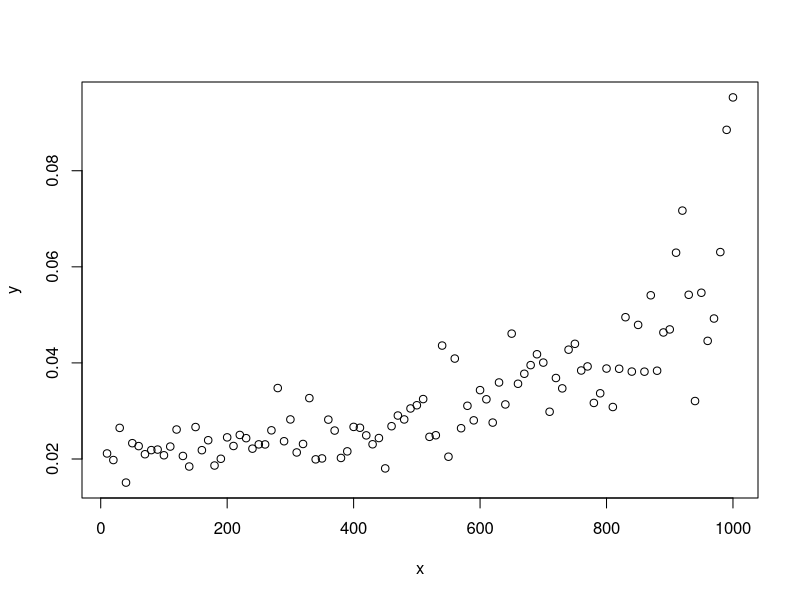
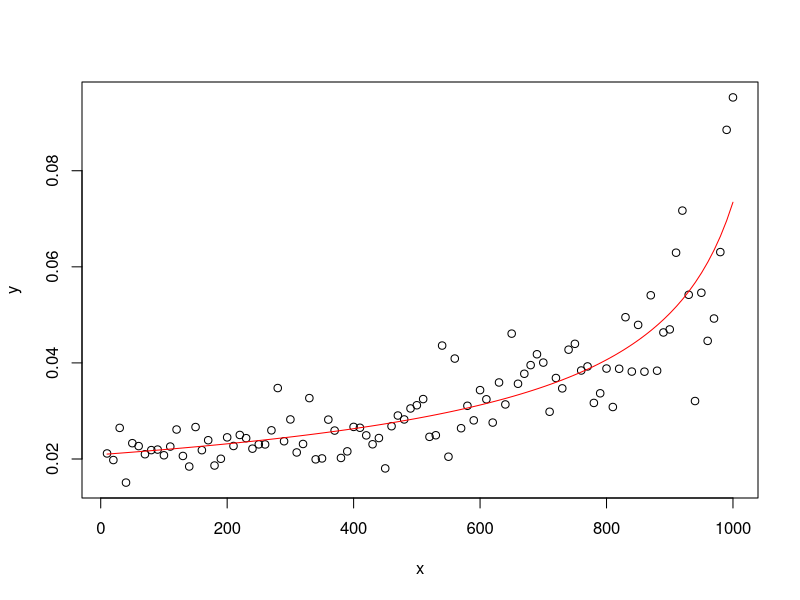

The R script that drew these images, in order:
## ---- chunk 1
knitr::opts_chunk$set(echo = TRUE)
## ---- chunk 2
library("readxl")
DATA_HANDIN <- read_excel("DATA_HANDIN.xlsx")
data <- DATA_HANDIN
## ---- chunk 3
plot(data)
## ---- chunk 4
x <- data$x
y <- as.numeric(data$y)
mu <- mean(y)

mod = glm(formula=y~x,family=inverse.gaussian(link = "1/mu^2"))
coef = coefficients(mod); coef
## ---- chunk 5
confbeta = confint.default(mod); confbeta
## ---- chunk 6
plot(data)
curve((coef[1] + coef[2]*x)^(1/(-2)),add=TRUE,col="red") 
## ---- chunk 7
D = deviance(mod); D
1-pchisq(D,length(x)-length(coef))
